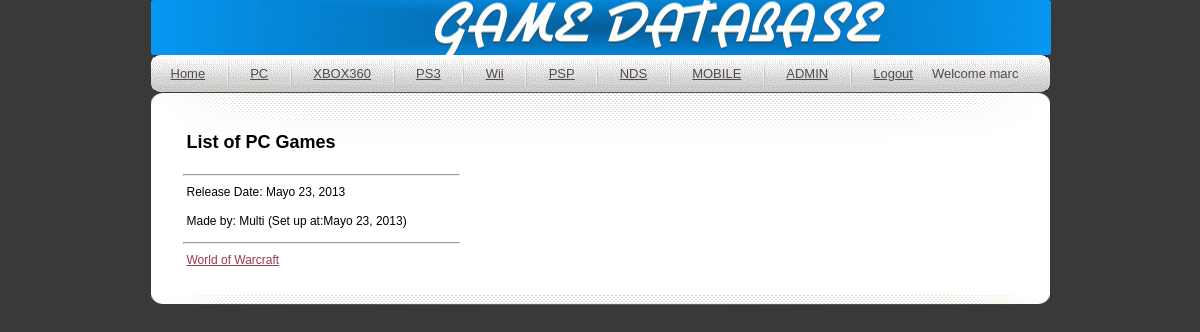
The page /PC (signed in) on the database its author committed.
### main/models.py (models this page shows, shortened)
class Platform(models.Model):
    Types=(
        ('PlayStation 3','PlayStation 3'),('Xbox 360','Xbox 360'),('PC','PC'),('Nintendo DS','Nintendo DS'),('Mobile','Mobile'),('PSP','PSP'),
    )
    releaseDate = models.DateField()
    name = models.CharField(max_length=100,choices=Types,unique=True,primary_key=True)

class Company(models.Model):
    setUp = models.DateField()
    name = models.CharField(max_length=100,unique=True,primary_key=True)

class SupportedBy(models.Model):
    game=models.ForeignKey(Game)
    platform=models.ForeignKey(Platform)

class Game(models.Model):
    releaseDate = models.DateField()
    name = models.CharField(max_length=100,unique=True,primary_key=True)
    publisher = models.ForeignKey(Company)

### main/views.py (the view)
# urls.py: url(r'^PC$',gamesByPlatform),
@login_required(login_url='/login')
def gamesByPlatform(request):
    template = get_template('info.html')
    tmp = request.path.split('/')[1]
    try:
        coll = Made.objects.get(platform=tmp)
        collection = SupportedBy.objects.all().filter(platform=tmp)
        variables =Context({
            'Title':'List of '+tmp+' Games',
            'TYPE':tmp,
            'Date': coll.platform.releaseDate,
            'Made':coll.company.name,
            'set':coll.company.setUp,
            'result': collection,
            'user': request.user,
        })
    except:
        variables =Context({
            'Title':'List of '+tmp+' Games',
            'user': request.user,
            'Message':'Games not added yet! ',
        })
        return render_to_response('http404.html',variables)
    return render_to_response('info.html',variables)

### main/templates/info.html (shortened to what this page needs)
{% extends "main.html" %}
    {% block content %}
        <h2>{{Title}}</h2>
        <hr style="width: 275px; float: left; margin-left: 32px"><p>
            <p>Release Date: {{Date}} </p>
            <p>Made by: {{Made}} (Set up at:{{set}})</p>
        <hr style="width: 275px; float: left; margin-left: 32px"><p>
        {% for item in result %}
        <p><a href=/{{TYPE|urlencode}}/{{item.game.name|urlencode}}>{{item.game.name}}</a></p>
        <p></p>
    {% endfor %}
    {% endblock %}

### main/templates/main.html (shortened to what this page needs)
<!DOCTYPE html PUBLIC "-//W3C//DTD XHTML 1.0 Transitional//EN" "http://www.w3.org/TR/xhtml1/DTD/xhtml1-transitional.dtd">
<html xmlns="http://www.w3.org/1999/xhtml">
<head>
{% load staticfiles %}
<link rel="stylesheet" type="text/css" href="{% static "css/style.css" %}" />
</head>
<body>
<div id="wrap">
    <div class="header">
        <div class="logo"></div>
    <div id="menu">
        <ul>
            <li class="selected"><a href="/">Home</a></li>
            <li class="divider"></li>
            <li class="selected"><a href="/PC">PC</a></li>
            <li class="divider"></li>
            <li class="selected"><a href="/Xbox 360">XBOX360</a></li>
            <li class="divider"></li>
            <li class="selected"><a href="/PlayStation 3">PS3</a></li>
            <li class="divider"></li>
            <li class="selected"><a href="/Wii">Wii</a></li>
            <li class="divider"></li>
            <li class="selected"><a href="/PSP">PSP</a></li>
            <li class="divider"></li>
            <li class="selected"><a href="/Nintendo DS">NDS</a></li>
            <li class="divider"></li>
            <li class="selected"><a href="/Mobile">MOBILE</a></li>
            <li class="divider"></li>
            <li class="selected"><a href="/admin">ADMIN</a></li>
            <li class="divider"></li>
            <li class="selected">{% if user.username %}
                                    <a href="/logout/">Logout</a>
                                    {% else %}
                                    <a href="/login">Log in</a>
                                    <a href="/register">Register</a>
                                    {% endif %}</li>
            <li class=selected"><a href="">Welcome {{ user }}</a></li>
        </ul>
    </div>
</div>
    <div class="center_content">
            {% if user.is_authenticated %}
                {% block content %}{% endblock %}
            {%else%}
<!--               <h3>PLEASE LOG IN TO SEE THE CONTENT ( Default User [user01: 123456] )</h3>
-->                               {% block contents %}{% endblock %}
            {% endif %}
    <p></p>
    </div>
     <div class="clear">
        <p></p>
     </div>
</div>
</body>
</html>

### static/css/style.css (style rules this page uses)
body { background-color:#393939; font-family:Arial, Helvetica, sans-serif; padding:0; font-size:12px; margin:0px auto auto auto; color:#000000; }
a { color:#993a4e; }
.clear { clear:both; }
p { padding:5px 0 5px 0; margin:0px; text-align:justify; line-height:19px; }
#wrap { width: 899px; height: auto; margin: auto; background-color: #393939; }
.header { width: 900px; height: auto; margin: auto; border-radius: 3px; background-color: #393939; background: url(/static/images/banner.gif) no-repeat center; }
.logo { padding: 55px 0 0 322px; }
#menu { width:899px; height: 37px; float: left; padding: 0px; margin: 30px 0 30 150px; _margin: 30px 0 0 80px; border-radius: 8px; background:url(/static/images/menu_bg.gif) no-repeat center center; }
#menu ul { display: block; list-style: none; padding: 0px 0 0 10px; margin: 0px; }
#menu ul li { display: inline; padding: 0px; margin: 0px; height: 0px; }
#menu ul li a { height:37px; display:block; padding:0px 5px 0 5px; margin:0 4px 0 4px; _margin:0 2px 0 2px; float:left; text-decoration:none; text-align:center; color:#504d4b; font-size:13px; line-height:37px; }
#menu ul li.selected a { height:37px; display:block; padding:0px 5px 0 5px; margin:0 5px 0 5px; float:left; text-decoration:underline; text-align:center; color:#504d4b; font-size:13px; line-height:37px; }
#menu ul li.divider { height:37px; width:2px; display:block; padding:0px 7px 0 6px; margin:0 5px 0 5px; float:left; background:url(/static/images/divider.gif) no-repeat center top; }
.center_content { width: 899px; padding: 0px 0 0 0; margin: 0px; text-indent: 3em; float: left; background: url(/static/images/center_bg.gif) no-repeat center top; background-color: #FFFFFF; }
.clear { clear: both; background: url(/static/images/center_bg2.gif) no-repeat center bottom; margin: 0px; }

### rows shown on the page
Platform: releaseDate "Mayo 23, 2013"
Company: name "Multi", setUp "Mayo 23, 2013"
SupportedBy: game.name "World of Warcraft"

### other values the page prints
{{ user }} "marc"
{{ Title }} "List of PC Games"
